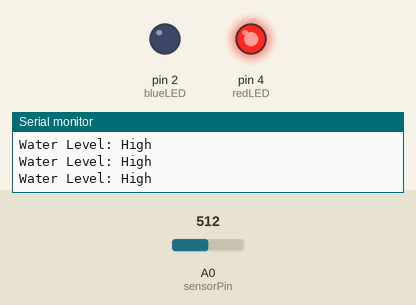
The sketch below on a simulated Arduino Uno, built with avr-gcc and run on an emulated ATmega328P. On the bench: output pins drawn as LEDs (lit = HIGH), the last lines printed to the serial monitor. The inputs (shaded band) are chosen by the test bench; at power-on: A0 (sensorPin) = 512. Pins used as bus, display or sensor lines are not drawn.

Above: at 1.3 s.
1.4 s: A0 (sensorPin) set to 376
2.9 s: A0 (sensorPin) set to 349
At 3.7 s:
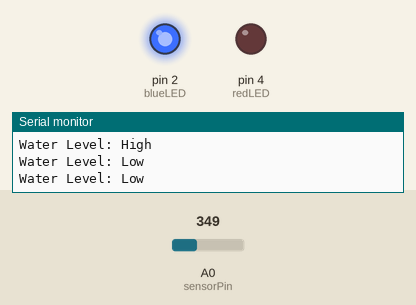
4.5 s: A0 (sensorPin) set to 0
At 5.8 s:
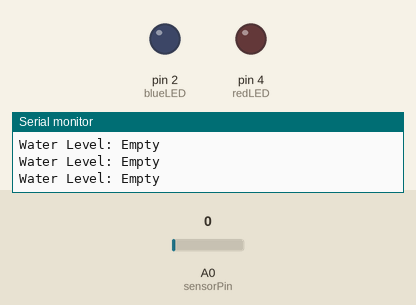
6.1 s: A0 (sensorPin) set to 122
At 7.0 s:
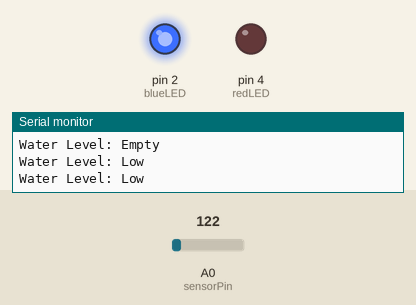
9.1 s: A0 (sensorPin) set to 423
10.6 s: A0 (sensorPin) set to 447
At 11.5 s:
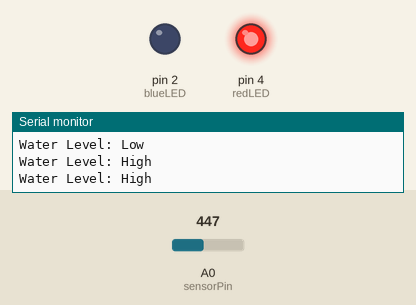
Timing chart, 0 to 13.2 s (numbered marks = the images above; inputs shaded):
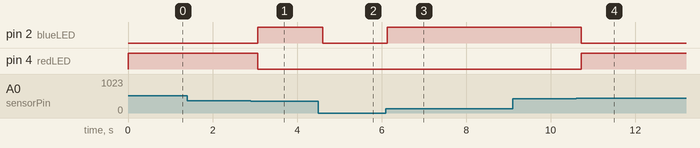

Measured:
- the behaviour switches between 361 and 360 on A0 (sensorPin) (found by bisection; images 0 and 1)
- the behaviour switches between 430 and 431 on A0 (sensorPin) (found by bisection; images 3 and 4)
- after the input at 1.4 s, every drawn part: stays the same
- after the input at 2.9 s, pin 2 (blueLED): LOW → HIGH after 0.17 s; pin 4 (redLED): HIGH → LOW after 0.17 s
- after the input at 4.5 s, pin 2 (blueLED): HIGH → LOW after 0.10 s
- after the input at 6.1 s, pin 2 (blueLED): LOW → HIGH at once
- after the input at 9.1 s, every drawn part: stays the same
- after the input at 10.6 s, pin 2 (blueLED): HIGH → LOW after 0.13 s; pin 4 (redLED): LOW → HIGH after 0.13 s

The sketch:

alar_pengukur_air_otomatis.ino
```cpp
int lowerThreshold = 360;
int upperThreshold = 430;


#define sensorPower 8
#define sensorPin A0
#define R1 12


int val = 0;


int blueLED = 2;
int redLED = 4;


void setup() {
  Serial.begin(9600);
  pinMode(sensorPower, OUTPUT);
  digitalWrite(sensorPower, LOW);


  pinMode(blueLED, OUTPUT);
  pinMode(redLED, OUTPUT);
  pinMode (R1, OUTPUT);

  digitalWrite(blueLED, LOW);
  digitalWrite(redLED, LOW);
  digitalWrite (R1, LOW);
}

void loop() {
  int level = readSensor();

  if (level == 0) {
    Serial.println("Water Level: Empty");
    digitalWrite(blueLED, LOW);
    digitalWrite(redLED, LOW);
    digitalWrite (R1, LOW);


  }
  else if (level > 0 && level <= lowerThreshold) {
    Serial.println("Water Level: Low");
    digitalWrite(blueLED, HIGH);
    digitalWrite(redLED, LOW);
    digitalWrite (R1, LOW);

  }
  else if (level > upperThreshold) {
    Serial.println("Water Level: High");
    digitalWrite(blueLED, LOW);
    digitalWrite(redLED, HIGH);
    digitalWrite (R1, HIGH);

  }
  delay(500);
}

//This is a function used to get the reading
int readSensor() {
  digitalWrite(sensorPower, HIGH);
  delay(10);
  val = analogRead(sensorPin);
  digitalWrite(sensorPower, LOW);
  return val;
}
```
